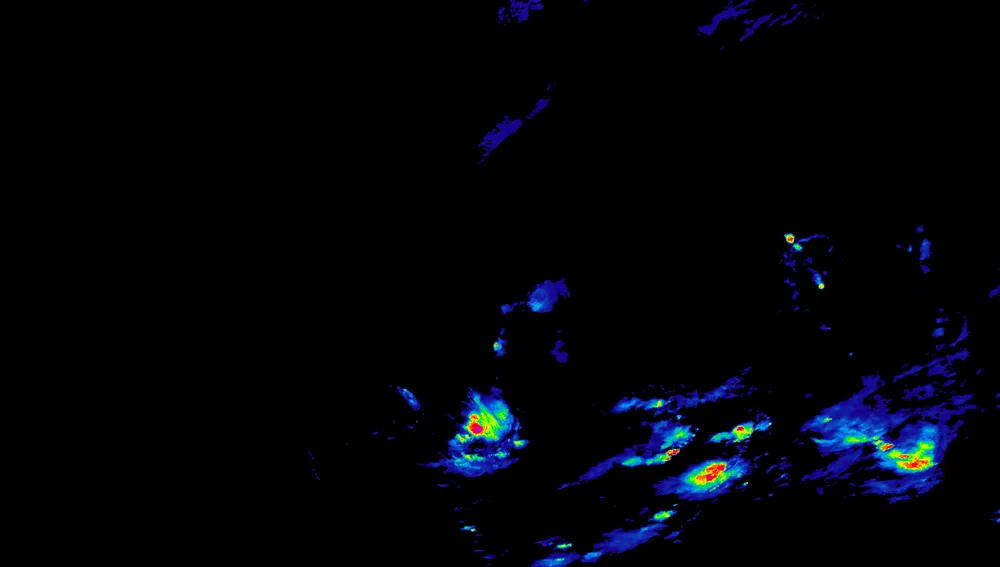
#> input picture AvMapProduct/rain_transparent/rain.webp, 1000 x 567 px, shrunk from 1500 x 850 before the run; its folder holds only this picture in this run
$ python -i index.py   (imports and definitions only)
#> lines starting #> are read from the running program, lines starting #| are printed output that depends on the picture; after the words box and inside, x2 and y2 are one past the last pixel; in counts of white or black regions, pixels touching at a corner belong together
import cv2
import numpy as np
import os
from os.path import join, exists
from datetime import datetime
import fnmatch
import time

current_date = datetime.now().strftime('%Y-%m-%d')

# NOTEPOINT
# OUTPUT FOLDER SHALL BE OUTSIDE THE INPUT FOLDER
# OTHER WISE INFINITE LOOP WILL OCCUR

# EXAMPLE :: FAIL INPUT
# input_base_path = os.path.join(r'D:\server1\Archive', current_date)
# output_base_path = os.path.join(r'D:\server1\Archive', current_date)


# Input and output directory paths
input_base_path = 'D:/TEMP/input'
output_base_path = 'D:/TEMP/output'

# Define target colors as an array of objects with tolerance
target_colors = [
    {'color': (0, 0, 0), 'tolerance': 0.15},
]

# File patterns to match
file_patterns = [
    'Picture_2_Rain_fall_estimate_using_IR_imagery_WG*.webp',
    # 'Picture_5_IR_108+IR_120+IR_120 reprojected palette_WG*.webp',
    # 'HRV_IO_region_WG*.webp'
]

def process_image(input_path, output_path):
#> called with input_path = '../rain_transparent/rain.webp', output_path = 'out.png'
    global processed_files  # Use the global set variable
    # Remove .jpg from output_path and add .webp
    output_path = output_path.replace(".jpg", ".webp")

    # Check if the .webp file already exists
    if exists(output_path):
        print(f"Skipping already existing file: {output_path}")
        return

    # Load the image
    image = cv2.imread(input_path)
#> image is the input picture: shape (567, 1000, 3); mean B, G, R 8.6, 3.3, 1.7

    # Check if the image is loaded successfully
    if image is not None:
        # Convert the image to BGR (in case it's loaded in a different format)
        image = cv2.cvtColor(image, cv2.COLOR_BGRA2BGR)

        # Create masks for each target color
        masks = []
        for color_obj in target_colors:
            target_color = color_obj['color']
            tolerance = color_obj['tolerance']
            target_color_lower = np.array([target_color[0] * (1 - tolerance), target_color[1] * (1 - tolerance), target_color[2] * (1 - tolerance)])
            target_color_upper = np.array([target_color[0] * (1 + tolerance), target_color[1] * (1 + tolerance), target_color[2] * (1 + tolerance)])
            mask = cv2.inRange(image, target_color_lower, target_color_upper)
            masks.append(mask)
#> this loop made 1 pass
#> pass 1, in process_image, `mask = cv2.inRange(image, target_color_lower, target_color_upper)`:
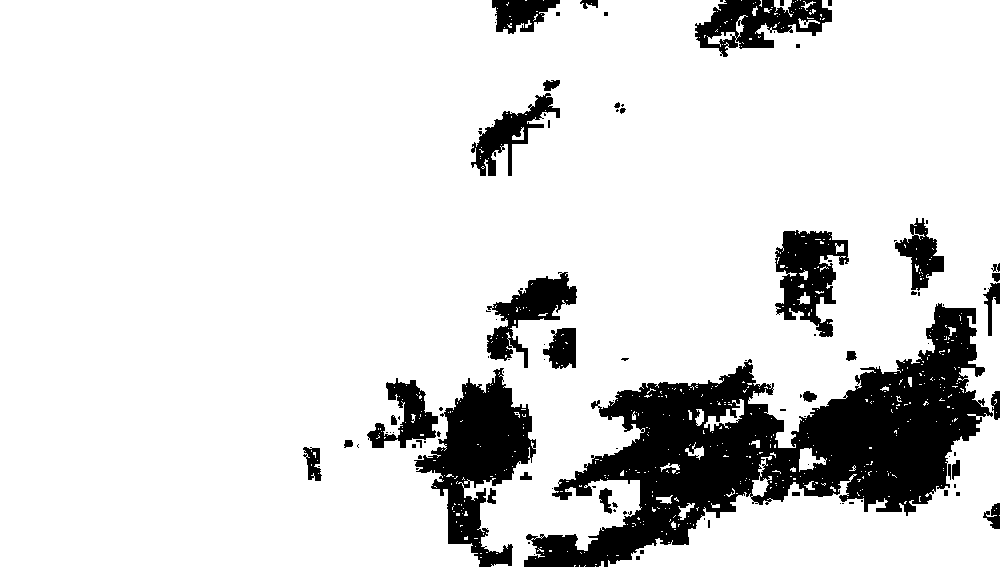
#> mask: shape (567, 1000); 85.9% white; 106 black regions (72 under 20 px), largest, box (x1, y1, x2, y2) and area: (524, 303, 993, 567) 46114, (414, 368, 536, 567) 10431, (775, 230, 849, 337) 4358
#> after the loop, masks = 1 item

        # Combine masks (union)
        combined_mask = masks[0]
        for mask in masks[1:]:
            combined_mask = cv2.bitwise_or(combined_mask, mask)
#> this loop made 0 passes

        # Invert the mask
        combined_mask = cv2.bitwise_not(combined_mask)

        # Make the masked region transparent
        transparent_image = cv2.cvtColor(image, cv2.COLOR_BGR2BGRA)
        transparent_image[:, :, 3] = combined_mask

        # Save the transparent image
        cv2.imwrite(output_path, transparent_image)
        print(f"Processed and saved image: {output_path}")
    else:
        print(f"Error: Unable to load image from {input_path}")

def process_directory(input_dir, output_dir):
    for root, _, files in os.walk(input_dir):
        for file in files:
            # Check if the file matches any pattern in the file_patterns list
            if any(fnmatch.fnmatch(file, pattern) for pattern in file_patterns):
                input_path = join(root, file)
                output_path = join(output_dir, os.path.relpath(root, input_dir), file)
                process_image(input_path, output_path)

# Process the input directory in an infinite loop
# [4 lines not run here, left out]

>>> result = process_image('../rain_transparent/rain.webp', 'out.png')
